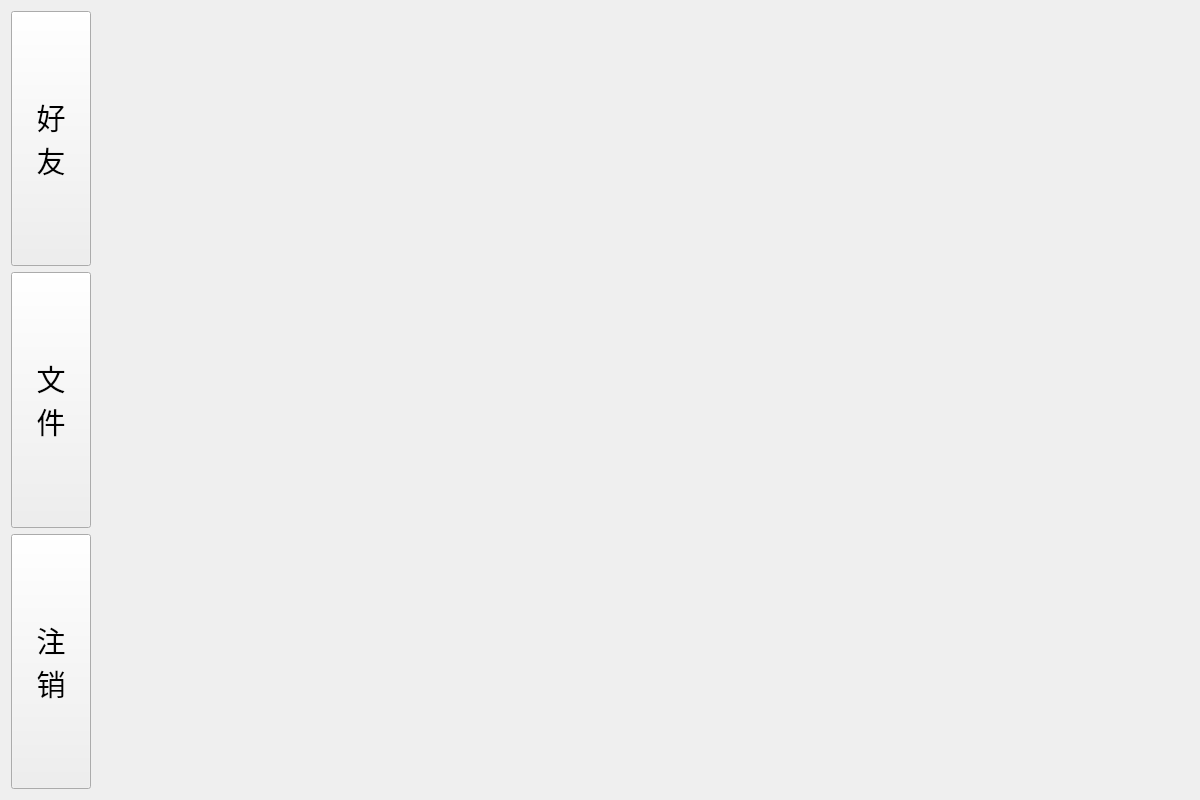
<?xml version="1.0" encoding="UTF-8"?>
<ui version="4.0">
 <class>Index</class>
 <widget class="QWidget" name="Index">
  <property name="geometry">
   <rect>
    <x>0</x>
    <y>0</y>
    <width>1200</width>
    <height>800</height>
   </rect>
  </property>
  <property name="windowTitle">
   <string>聊天(在线)</string>
  </property>
  <property name="windowIcon">
   <iconset resource="config.qrc">
    <normaloff>:/index.png</normaloff>:/index.png</iconset>
  </property>
  <layout class="QVBoxLayout" name="verticalLayout_2">
   <item>
    <layout class="QHBoxLayout" name="horizontalLayout">
     <item>
      <layout class="QVBoxLayout" name="verticalLayout">
       <item>
        <widget class="QPushButton" name="friend_PB">
         <property name="sizePolicy">
          <sizepolicy hsizetype="Minimum" vsizetype="Expanding">
           <horstretch>0</horstretch>
           <verstretch>0</verstretch>
          </sizepolicy>
         </property>
         <property name="font">
          <font>
           <family>Agency FB</family>
           <pointsize>22</pointsize>
          </font>
         </property>
         <property name="text">
          <string>好
友</string>
         </property>
        </widget>
       </item>
       <item>
        <widget class="QPushButton" name="file_PB">
         <property name="sizePolicy">
          <sizepolicy hsizetype="Minimum" vsizetype="Expanding">
           <horstretch>0</horstretch>
           <verstretch>0</verstretch>
          </sizepolicy>
         </property>
         <property name="font">
          <font>
           <family>Agency FB</family>
           <pointsize>22</pointsize>
          </font>
         </property>
         <property name="text">
          <string>文
件</string>
         </property>
        </widget>
       </item>
       <item>
        <widget class="QPushButton" name="pushButton">
         <property name="sizePolicy">
          <sizepolicy hsizetype="Minimum" vsizetype="Expanding">
           <horstretch>0</horstretch>
           <verstretch>0</verstretch>
          </sizepolicy>
         </property>
         <property name="font">
          <font>
           <family>Agency FB</family>
           <pointsize>22</pointsize>
          </font>
         </property>
         <property name="text">
          <string>注
销</string>
         </property>
        </widget>
       </item>
      </layout>
     </item>
     <item>
      <widget class="QStackedWidget" name="stackedWidget">
       <property name="currentIndex">
        <number>0</number>
       </property>
       <widget class="Friend" name="friendPage"/>
       <widget class="File" name="filePage"/>
      </widget>
     </item>
    </layout>
   </item>
  </layout>
 </widget>
 <customwidgets>
  <customwidget>
   <class>Friend</class>
   <extends>QWidget</extends>
   <header location="global">friend.h</header>
   <container>1</container>
  </customwidget>
  <customwidget>
   <class>File</class>
   <extends>QWidget</extends>
   <header location="global">file.h</header>
   <container>1</container>
  </customwidget>
 </customwidgets>
 <resources>
  <include location="config.qrc"/>
 </resources>
 <connections/>
</ui>
